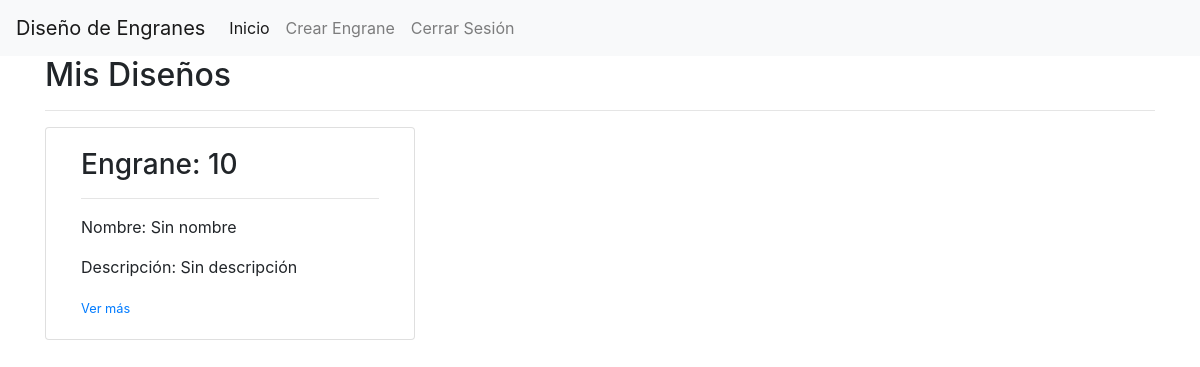
/1/ (signed in), run on the app's committed database.
### design/models.py (models this page shows)
class Gear(models.Model):
    Np_CHOICES = (
        (12.0, 12.0),
        (18.0, 18.0),
        (32.0, 32.0),
    )
    user = models.ForeignKey(
        User,
        on_delete=models.CASCADE,
    )
    fs = models.FloatField(
        'Factor de servicio',
        null=True,
    )
    HP = models.FloatField(
        'Potencia de motor',
        null=True,
    )
    Np = models.FloatField(
        'Dientes del piñón',
        choices=Np_CHOICES,
        null=True,
    )
    angle = models.FloatField(
        'Ángulo',
        null=True,
    )
    Pd = models.FloatField(
        'Paso diametral',
        null=True,
    )
    Wg = models.FloatField(
        'RPMs del engrane',
        null=True,
    )
    Wp = models.FloatField(
        'RPMs del piñón',
        null=True,
    )
    PotD = models.FloatField(
        'Potencia de diseño',
        null=True,
    )
    Ng = models.FloatField(
        'Dientes del engrane',
        null=True,
    )
    RV = models.FloatField(
        'Relación de Velocidad',
        null=True,
    )
    Dp = models.FloatField(
        'Diametro de paso del piñón',
        null=True,
    )
    Dg = models.FloatField(
        'Diametro de paso del engrane',
        null=True,
    )
    P = models.FloatField(
        'Paso circular',
        null=True,
    )
    Vt = models.FloatField(
        'Velocidad tangencial',
        null=True,
    )
    C = models.FloatField(
        'Distancia entre centros',
        null=True,
    )
    Ft = models.FloatField(
        'Fuerza transmitida',
        null=True,
    )
    F = models.FloatField(
        'Ancho de la cara',
        null=True,
    )
    Cp = models.FloatField(
        'Constante de elasticidad',
        null=True,
    )
    Av = models.IntegerField(
        'Calidad',
        null=True,
    )
    Jp = models.FloatField(
        'Factor geométrico del piñón',
        null=True,
    )
    Jg = models.FloatField(
        'Factor geométrico del engrane',
        null=True,
    )
    I = models.FloatField(
        'Factor geométrico',
        null=True,
    )
    kv = models.FloatField(
        'Factor dinámico',
        null=True,
    )
    kb = models.FloatField(
        'Factor de espesor de la corona',
        default=1.0,
    )
    SF = models.FloatField(
        'Factor de seguridad',
        default=1.0,
    )
    kr = models.FloatField(
        'Factor de confiabilidad',
        default=1.0,
    )
    ks = models.FloatField(
        'Factor de tamaño',
        null=True,
    )
    km = models.FloatField(
        'Factor de distribución de carga',
        null=True,
    )
    Cpf = models.FloatField(
        'Factor de proporción del piñón',
        null=True,
    )
    Cma = models.FloatField(
        'Factor de alineación',
        null=True,
    )
    addendum = models.FloatField(
        'Addendum',
        null=True,
    )
    dedendum = models.FloatField(
        'Dedendum',
        null=True,
    )
    clair = models.FloatField(
        'Claro',
        null=True,
    )
    Dep = models.FloatField(
        'Diametro exterior del piñón',
        null=True,
    )
    Deg = models.FloatField(
        'Diametro exterior del engrane',
        null=True,
    )
    Drp = models.FloatField(
        'Diametro de raíz del piñón',
        null=True,
    )
    Drg = models.FloatField(
        'Diametro de raíz del engrane',
        null=True,
    )
    depth_total = models.FloatField(
        'Profunidad total',
        null=True,
    )
    work_depth = models.FloatField(
        'Profunidad de trabajo',
        null=True,
    )
    t = models.FloatField(
        'Espesor de diente',
        null=True,
    )
    Dbp = models.FloatField(
        'Diametro de círculo base del piñón',
        null=True,
    )
    Dbg = models.FloatField(
        'Diametro de círculo base del engrane',
        null=True,
    )
    Ep = models.FloatField(
        'Módulo de elasticidad del piñón',
        null=True,
    )
    Eg = models.FloatField(
        'Módulo de elasticidad del engrane',
        null=True,
    )
    Vp = models.FloatField(
        'Cte de poison del piñón',
        null=True,
    )
    Vg = models.FloatField(
        'Cte de poison del engrane',
        null=True,
    )
    hrs = models.FloatField(
        'Horas de trabajo por día',
        null=True,
    )
    L = models.FloatField(
        'Vida del componente',
        null=True,
    )
    q = models.FloatField(
        'Aplicaciones de carga por rev',
        null=True,
    )
    Ncp = models.FloatField(
        'Vida del piñón en ciclos',
        null=True,
    )
    Ncg = models.FloatField(
        'Vida del engrane en ciclos',
        null=True,
    )
    Ynp = models.FloatField(
        'Factor de fuerza por estres del piñón',
        null=True,
    )
    Znp = models.FloatField(
        'Factor de resistencia por picaduras del piñón',
        null=True,
    )
    Yng = models.FloatField(
        'Factor de fuerza por estres del engrane',
        null=True,
    )
    Zng = models.FloatField(
        'Factor de resistencia por picaduras del engrane',
        null=True,
    )
    Stp = models.FloatField(
        'Esfuerzo de flexión en el piñón',
        null=True,
    )
    Stg = models.FloatField(
        'Esfuerzo de flexión en el engrane',
        null=True,
    )
    Satp = models.FloatField(
        'Esfuerzo de flexión ajustado en el piñón',
        null=True,
    )
    Satg = models.FloatField(
        'Esfuerzo de flexión ajustado en el engrane',
        null=True,
    )
    Sc = models.FloatField(
        'Esfuerzo de contacto',
        null=True,
    )
    Sacp = models.FloatField(
        'Esfuerzo de contacto ajustado en el piñón',
        null=True,
    )
    Sacg = models.FloatField(
        'Esfuerzo de contacto ajustado en el engrane',
        null=True,
    )
    HBp = models.FloatField(
        'Dureza Brinell para el piñón',
        null=True,
    )
    HBg = models.FloatField(
        'Dureza Brinell para el engrane',
        null=True,
    )
    materialp = models.CharField(
        'Material del piñón',
        max_length=100,
        null=True,
    )
    materialg = models.CharField(
        'Material del engrane',
        max_length=100,
        null=True,
    )
    class Meta:
        verbose_name = "Gear"
        verbose_name_plural = "Gears"
    def __str__(self):
        return 'Engrane: {}'.format(self.id)
    def get_absolute_url(self):
        return reverse('design:gear', args=[self.user.id, self.id])

### design/views.py (the view)
class UserDetail(LoginRequiredMixin, DetailView):
    model = User
    pk_url_kwarg = 'user_id'
    template_name = "users/user.html"
    context_object_name = 'user'

### templates/users/user.html (shortened to what this page needs)
{% extends "base.html" %}
{% load static from staticfiles %}
{% load widget_tweaks %}
{% block content %}
  <div class="content">
    <h2>Mis Diseños</h2>
    <hr>
    {% for gear in user.gear_set.all %}
      <div class="card col-4">
        <div class="card-body">
          <h3>{{ gear }}</h3>
          <hr>
          <p>Nombre: {{ gear.name|default:'Sin nombre' }}</p>
          <p>Descripción: {{ gear.description|default:'Sin descripción' }}</p>
          <small><a href="{{gear.get_absolute_url}}">Ver más</a></small>
        </div>
      </div>
    {% endfor %}
  </div>
{% endblock content %}

### data on the page
Gear: id "Engrane: 10", name "Sin nombre", description "Sin descripción"
